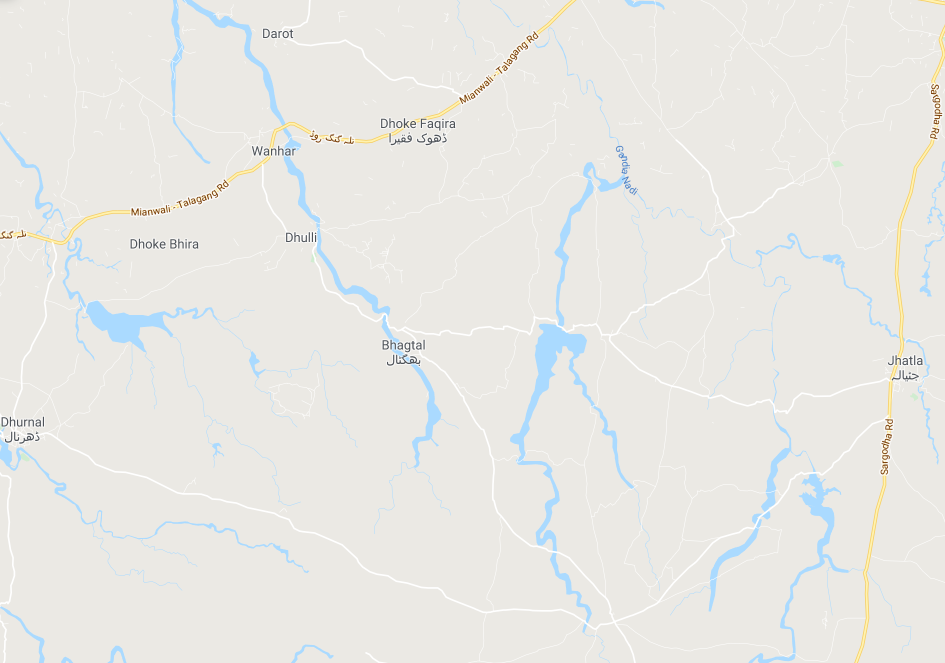
#> input picture input.png, 1890 x 1326 px (shown at 1/2 size)
$ python main.py
#> lines starting #> are read from the running program, lines starting #| are printed output that depends on the picture; after the words box and inside, x2 and y2 are one past the last pixel; in counts of white or black regions, pixels touching at a corner belong together
import cv2 as cv
import numpy as np

# Color of a lake [blue green red]
BGR = np.array([255, 218, 170])
upper = BGR + 10
lower = BGR - 10


# Read an image from disk
# @param {path} the path of the image to read
# @returns {image} the image
def read_image(path):
#> called with path = 'input.png'
    return cv.imread(path)
#> returned value is the input picture: shape (1326, 1890, 3); mean B, G, R 228.3, 232.3, 232.9


# applies a threshold to an image based on two boundaries
# @param {image} the image to threshold
# @param {Array[int, int, int]} lower threshold in BGR
# @param {Array[int, int, int]} upper threshold in BGR
def find_mask(image):
    return cv.inRange(image, lower, upper)
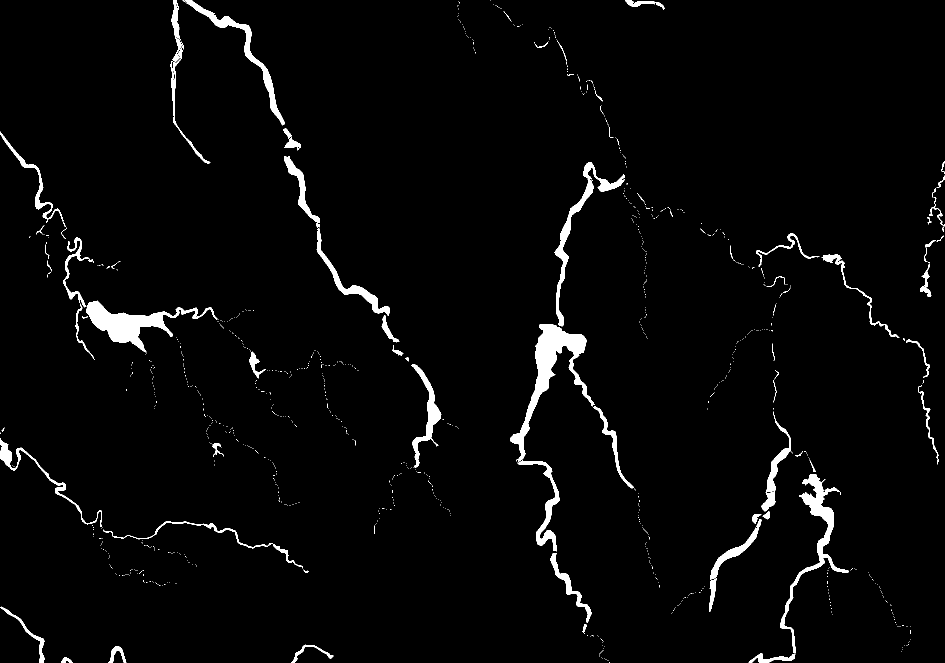
#> returned value: shape (1326, 1890) (shown at 1/2 size); 2.8% white; 1053 white regions (975 under 20 px)


def find_contours(mask):
    (cnts, hierarchy) = cv.findContours(
            mask.copy(), cv.RETR_EXTERNAL, cv.CHAIN_APPROX_SIMPLE)
#> cnts = 1053 contours, 994 with area under 20; largest, box (x1, y1, x2, y2) and area: (1020, 648, 1189, 923) 8956, (172, 601, 435, 707) 7215, (1560, 948, 1697, 1307) 5121, (370, 0, 570, 251) 3602, (1109, 358, 1187, 653) 2824

    print("Found %d black shapes" % (len(cnts)))
#| Found 1053 black shapes
    return cnts


# draw contours on an image
# @param {list[[int, int]]} an array of [int, int] points to draw
# @param {image} the image to draw the points on
def show_contours(contours, image):
    for contour in contours:
        cv.drawContours(image, contour, -1, (0, 0, 255), 2)

    # cv.imshow("contours", image)
    # cv.waitKey(0)
    cv.imwrite('output.png', image)


# [4 lines of commented-out code are left out]


if __name__ == "__main__":
    image = read_image("input.png")
    mask = find_mask(image)

    contours = find_contours(mask)
#> contours has the same summary as cnts in find_contours
    # main_contour = get_main_contour(contours)
    show_contours([contours], image)
#> after the loop in show_contours, `for contour in contours:`:
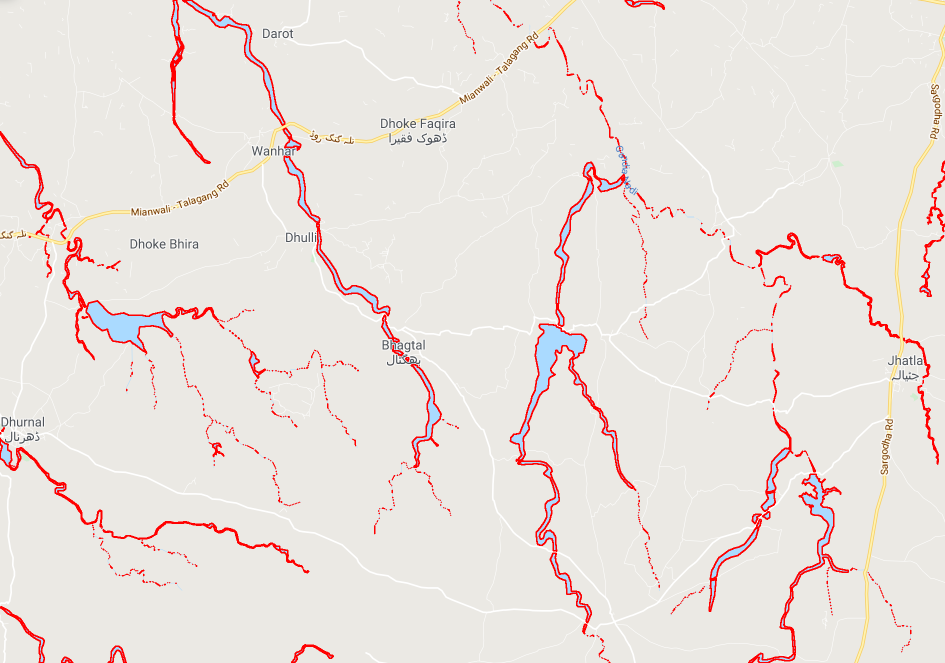
#> image: shape (1326, 1890, 3) (shown at 1/2 size); 2.63% of pixels changed, all inside (x1, y1, x2, y2) = (0, 0, 1890, 1326)

    key = cv.waitKey(0)
#> (key Esc is pressed here)
